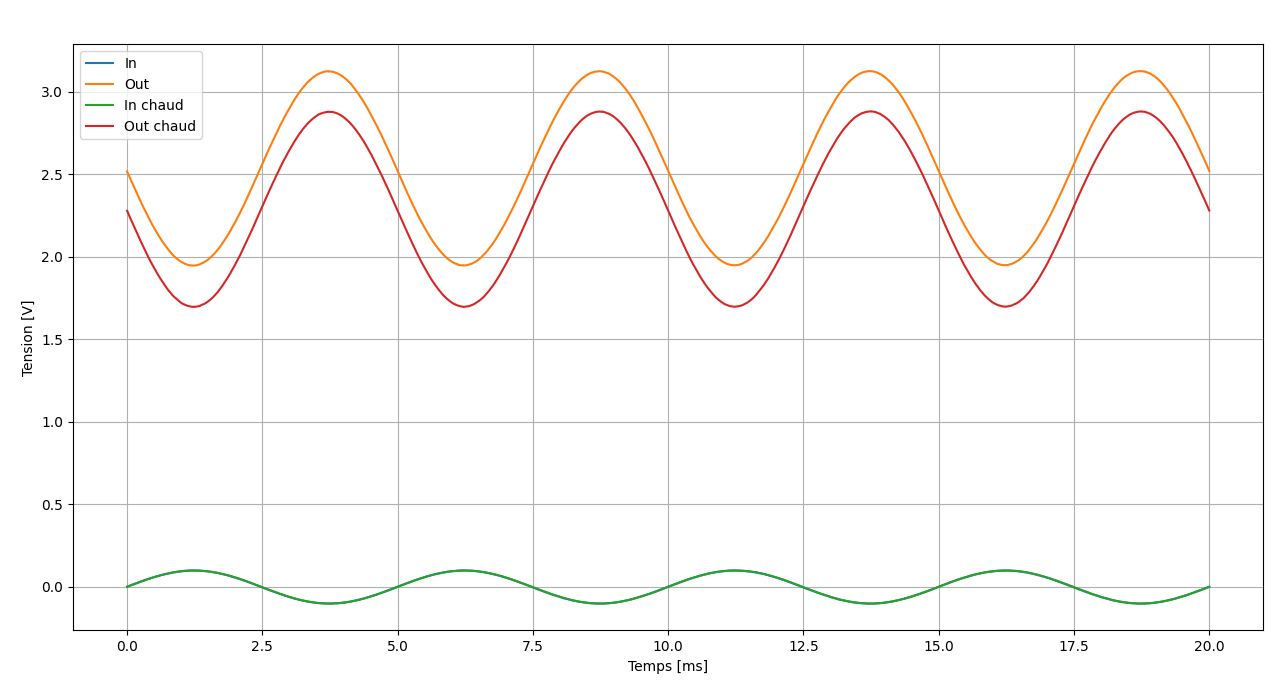

The Python source for this figure:
import numpy as np
import matplotlib.pyplot as plt


def get_array(filename):
    with open(filename, 'r') as file:
        lst = file.readlines()[5:]
        y1, y2, t = np.ones(len(lst)), np.ones(len(lst)), np.ones(len(lst))
        t_0 = float(lst[0].split()[1].split(',')[1])

        for i in range(len(lst)):
            line = lst[i].replace(",", '.').replace("E", 'e')
            y1[i] = float(line.strip().split()[2])
            y2[i] = float(line.strip().split()[5])
            t[i] = float(line.split()[1].split('.')[1])

        return y1, y2, t-t_0


if __name__ == '__main__':
    y_1, y_2, t1 = get_array("sin_200_0.2.txt")
    y_1chaud, y_2chaud, t2 = get_array("sin_200_0.2chaud.txt")

    mean_1, mean_2 = np.mean(y_1), np.mean(y_2)
    mean_1chaud, mean_2chaud = np.mean(y_1chaud), np.mean(y_2chaud)

    print(f"Vc = {mean_2:.4f}, Vc chauffé = {mean_2chaud:.4f}")

    plt.figure()
    # 10**-3 to convert into ms
    plt.plot(t1*10**-3, y_1, label="In")
    plt.plot(t1*10**-3, y_2, label="Out")
    plt.plot(t2*10**-3, y_1chaud, label="In chaud")
    plt.plot(t2*10**-3, y_2chaud, label="Out chaud")
    plt.xlabel("Temps [ms]")
    plt.ylabel("Tension [V]")
    plt.grid()
    plt.legend()
    plt.show()
